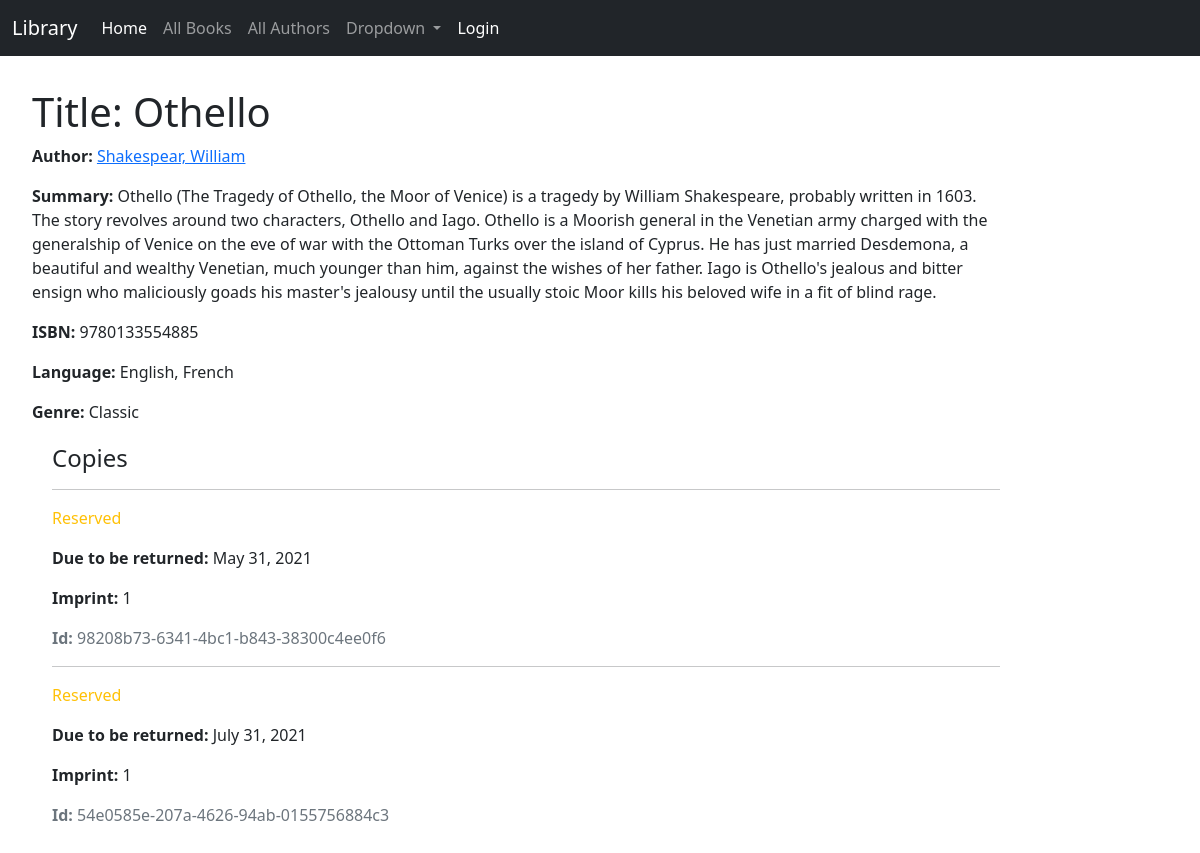
Before: /catalog/book/1 with the older database file.
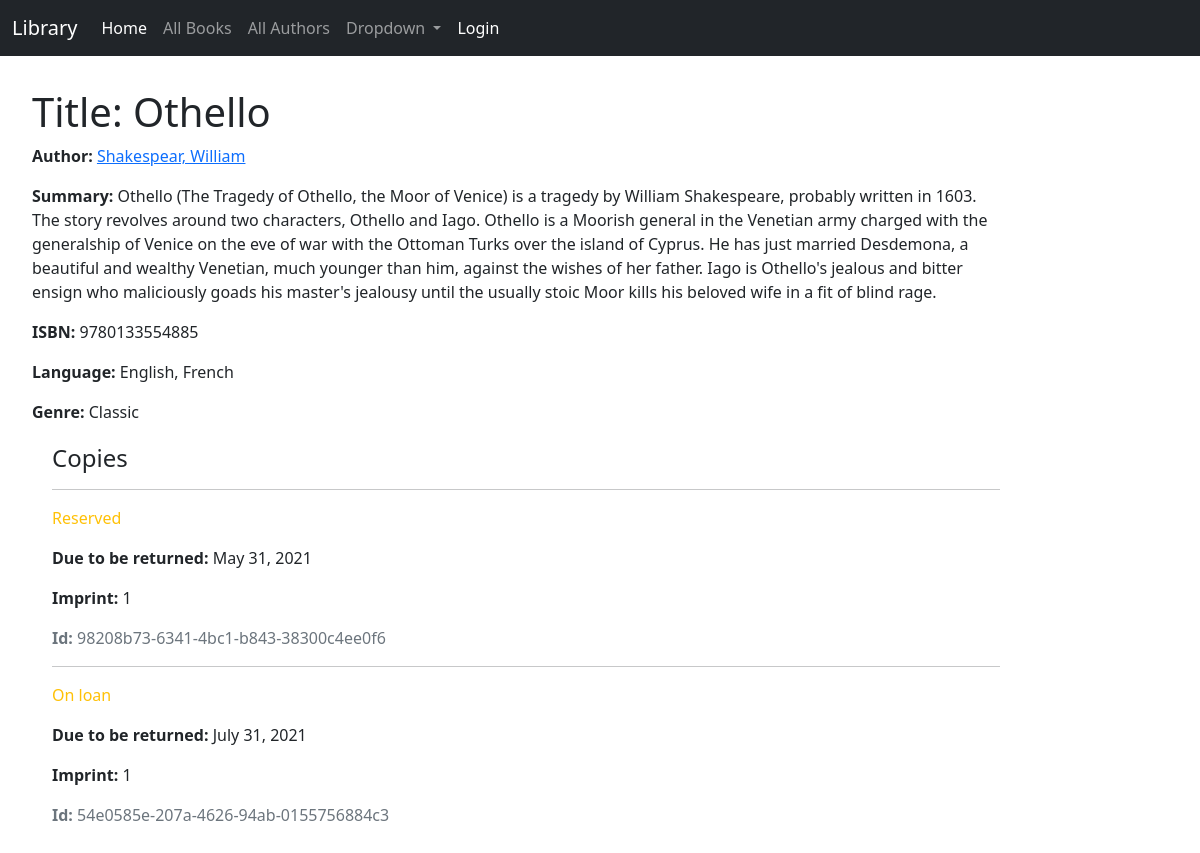
After: the same page with the newer database file.
### catalog/models.py (models this page shows, shortened)
class BookInstance(models.Model):
    id = models.UUIDField(primary_key=True, default=uuid.uuid4,
                          help_text='Unique ID for this particular book across whole library')
    book = models.ForeignKey('Book', on_delete=models.RESTRICT, null=True)
    imprint = models.IntegerField()
    due_back = models.DateField(null=True, blank=True)
    borrower = models.ForeignKey(User, on_delete=models.SET_NULL, null=True, blank=True)
    LOAN_STATUS = (
        ('m', 'Maintenance'),
        ('o', 'On loan'),
        ('a', 'Available'),
        ('r', 'Reserved'),
    )
    status = models.CharField(
        max_length=1,
        choices=LOAN_STATUS,
        blank=True,
        default='m',
        help_text='Book availability',
    )
    class Meta:
        ordering = ['due_back']
        permissions = (("can_mark_returned", "Set book as returned"),)

### catalog/views.py (the view)
# urls.py: path('book/<int:pk>', views.BookDetailView.as_view(), name='book-detail'),
class BookDetailView(DetailView):
    model = Book
    paginate_by = 10

### catalog/models.py (called while the page is built)
    def __str__(self):
        return self.name

    def get_language(self):
        return ', '.join(language.name for language in self.language.all())

    def get_absolute_url(self):
        return reverse('author-detail', kwargs={'pk': str(self.id)})

    def __str__(self):
        return f'{self.last_name}, {self.first_name}'

### catalog/templates/catalog/book_detail.html
{% extends "catalog/base.html" %}
{% block content %}
    <h1>Title: {{ book.title }}</h1>
    <p><strong>Author:</strong> <a href="{{ book.author.get_absolute_url }}">{{ book.author }}</a></p>
    <p><strong>Summary:</strong> {{ book.summary }}</p>
    <p><strong>ISBN:</strong> {{ book.isbn }}</p>
    <p><strong>Language:</strong> {{ book.get_language }}</p>
    <p><strong>Genre:</strong> {{ book.genre.all|join:", " }}</p>
    <div style="margin-left:20px;margin-top:20px">
        <h4>Copies</h4>
    {% for copy in book.bookinstance_set.all %}
        <hr>
        <p class="{% if copy.status == 'a' %}text-success{% elif copy.status == 'd' %}text-danger{% else %}text-warning{% endif %}">{{ copy.get_status_display }}</p>
    {% if copy.status != 'a' %}<p><strong>Due to be returned:</strong> {{copy.due_back}}</p>{% endif %}
    <p><strong>Imprint:</strong> {{copy.imprint}}</p>
    <p class="text-muted"><strong>Id:</strong> {{copy.id}}</p>
    {% endfor %}
    </div>
{% endblock %}

Changed rows visible on the page:
changed BookInstance "54e0585e-207a-4626-94ab-0155756884c3": status "Reserved" → "On loan"
